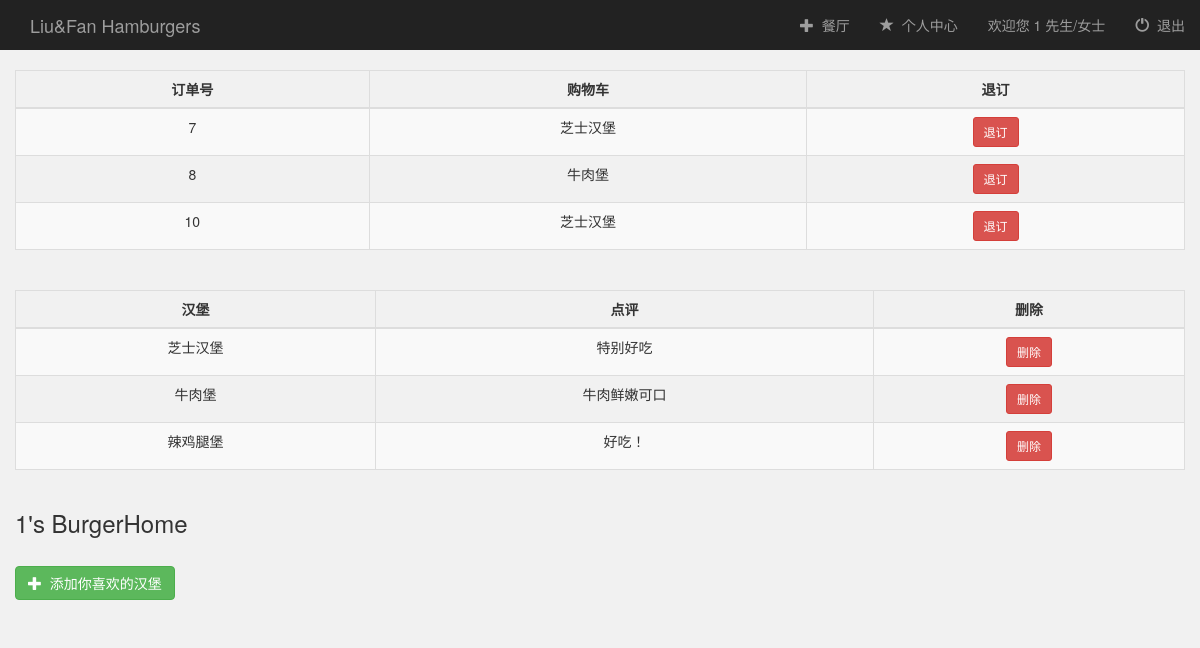
The app's page /booksystem/user_info/ (signed in) with its own data.
### booksystem/models.py (models this page shows)
class Cart(models.Model):
    user = models.ForeignKey(User, default=1)
    food = models.ForeignKey(Store)

class Store(models.Model):
    food = models.CharField(max_length=100, null=True)
    logo = models.FileField(default=0)
    price = models.IntegerField(null=True)
    quantity = models.IntegerField(null=True)

class Like(models.Model):
    user = models.ForeignKey(User, default=1)
    food = models.ForeignKey(Store)
    comment =models.CharField(max_length=200)

### booksystem/views.py (the view)
def user_info(request):
    if not request.user.is_authenticated():
        return render(request, 'booksystem/login.html')
    else:
        my_cart = Cart.objects.filter(user=request.user)
        my_like = Like.objects.filter(user=request.user)
        create_result = Create.objects.filter(user=request.user)
        return render(request, 'booksystem/user_info.html', {
            'username': request.user.username,
            'create_result': create_result,
            'my_cart': my_cart,
            'my_like': my_like})

### booksystem/templates/booksystem/user_info.html (shortened to what this page needs)
{% extends 'booksystem/base.html' %}
{% block login_display %}
    <a href="#">欢迎您 {{ username }} 先生/女士</a>
{% endblock %}
{% block content %}
<div class="create_result-container container-fluid">
    <div class="main">
        <table class="table table-striped table-bordered">
            <div class="col-sm-12">
            </div>
            <thead>
            <tr>
                <th style="text-align: center">订单号</th>
                <th style="text-align: center">购物车</th>
                <th style="text-align: center">退订</th>
            </tr>
            </thead>
            <tbody style="text-align: center">
            {% for cart in my_cart %}
                <tr>
                    <td>{{ cart.id }}</td>
                    <td>{{ cart.food.food }}</td>
                    <td>
                        <button class="btn btn-sm btn-danger" onclick="refund({{ cart.id }})">退订</button>
                    </td>
                </tr>
            {% endfor %}
            </tbody>
        </table>
    </div>
    <div class="main">
        <table class="table table-striped table-bordered">
            <div class="col-sm-12">
            </div>
            <thead>
            <tr>
                <th style="text-align: center">汉堡</th>
                <th style="text-align: center">点评</th>
                <th style="text-align: center">删除</th>
            </tr>
            </thead>
            <tbody style="text-align: center">
            {% for like in my_like %}
                <tr>
                    <td>{{ like.food.food }}</td>
                    <td>{{ like.comment}}</td>
                    <td>
                        <button class="btn btn-sm btn-danger" onclick="del({{ like.id }})">删除</button>
                    </td>
                </tr>
            {% endfor %}
            </tbody>
        </table>
    </div>
    <div class="row">
        <div class="col-sm-12">
            <h3>{{ user.username }}'s BurgerHome</h3>
        </div>
            <div class="col-sm-12">
                <br>
                <a href="{% url 'booksystem:create' %}">
                    <button type="button" class="btn btn-success">
                        <span class="glyphicon glyphicon-plus"></span>&nbsp; 添加你喜欢的汉堡
                    </button>
                </a>
            </div>
            <div class="col-sm-12">
    </div>
</div>
{% endblock %}

### records on screen
Cart: id "7", food.food "芝士汉堡"
Cart: id "8", food.food "牛肉堡"
Cart: id "10", food.food "芝士汉堡"
Like: food.food "芝士汉堡", comment "特别好吃"
Like: food.food "牛肉堡", comment "牛肉鲜嫩可口"
Like: food.food "辣鸡腿堡", comment "好吃！"

### other values on screen
{{ username }} "1"
{{ user.username }} "1"
